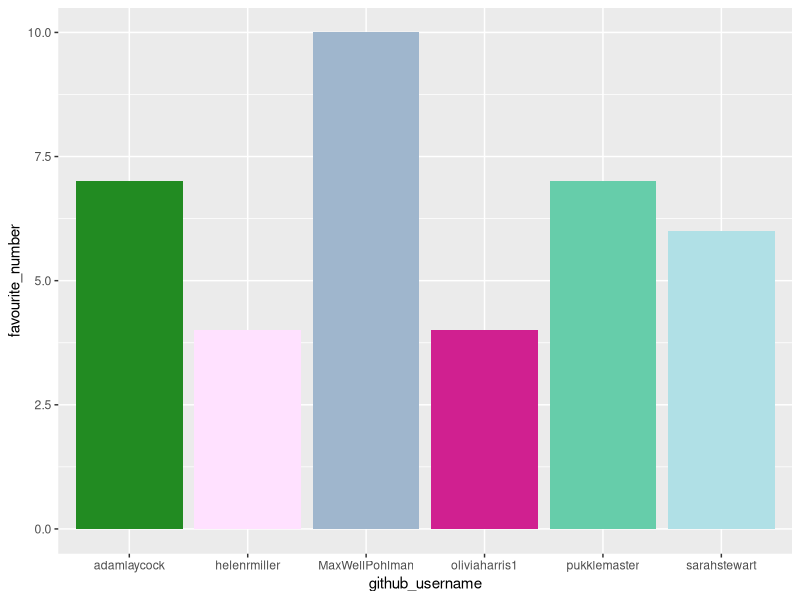
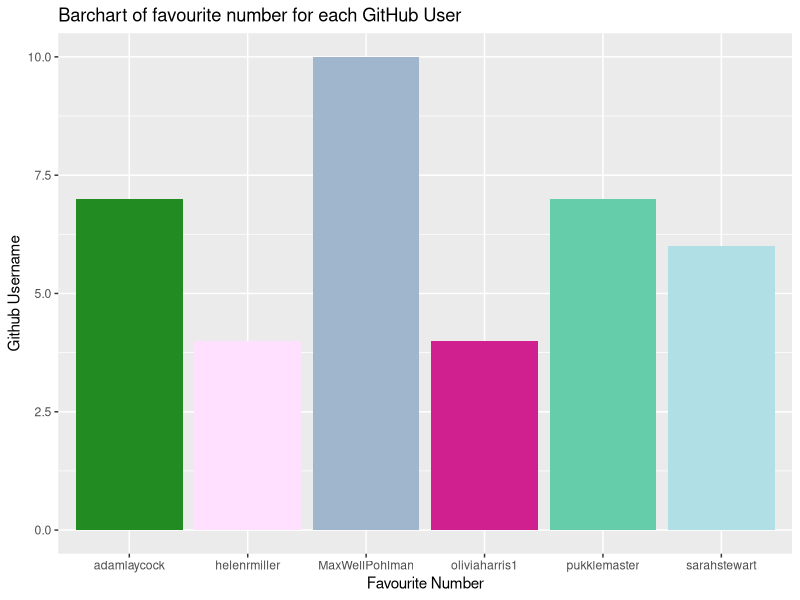
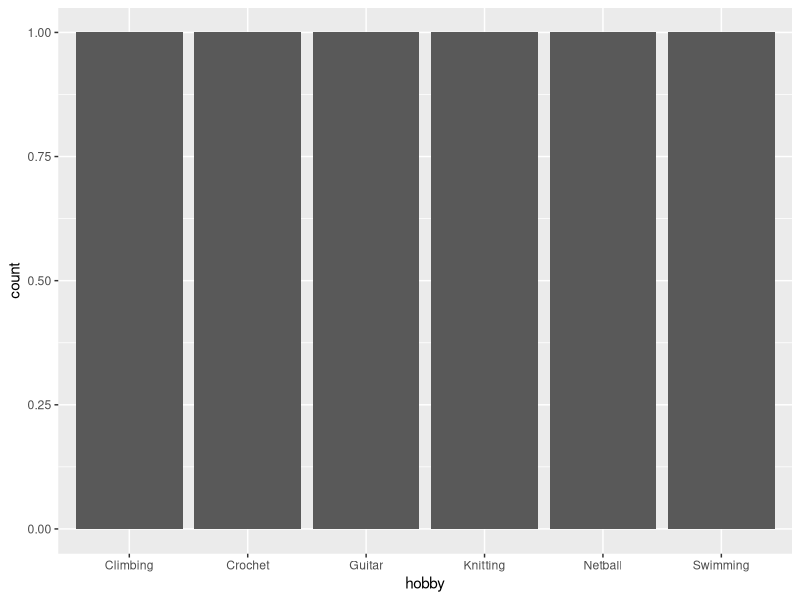
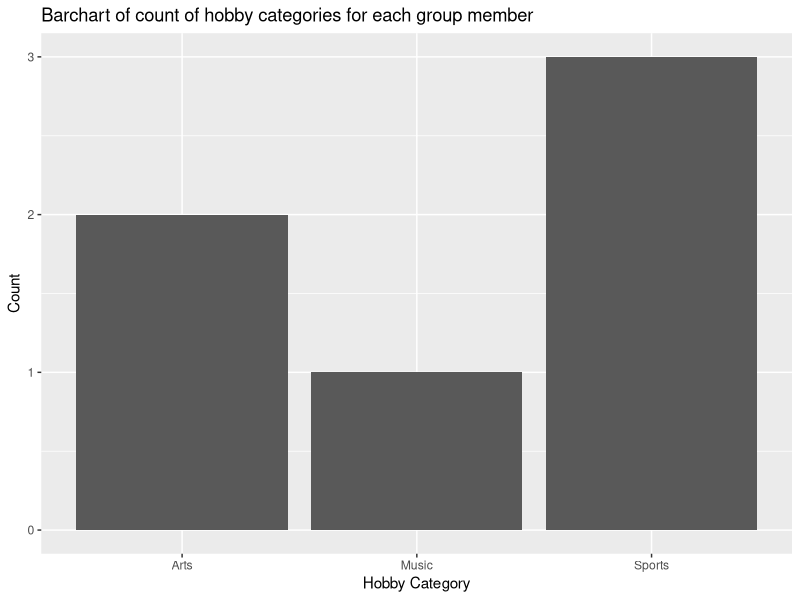

These charts were generated, in order, by the following R code:
## ---- chunk 1
library(tidyverse) 
## ---- chunk 2
team_data <- tibble(
  name = c("Andrew", "Helen", "Adam", 
           "Max", "Sarah", "Liv"),
  github_username = c("pukklemaster", "helenrmiller", "adamlaycock", 
                      "MaxWellPohlman", "sarahstewart", "oliviaharris1"), 
  colour = c("mediumaquamarine", "thistle1", "forestgreen", 
             "slategray3", "powderblue", "violetred"),
  hobby = c("Knitting", "Crochet", "Guitar", 
            "Climbing", "Swimming", "Netball"),
  favourite_number = c(7, 4, 7, 10, 6, 4),
  hobby_category = c("Arts", "Arts", "Music", "Sports", "Sports", "Sports")
  )

team_data
## ---- chunk 3
p1 <- ggplot(data = team_data, 
             mapping = aes(x = github_username, 
                           y = favourite_number,
                           fill = colour), 
             ) +
   geom_col() +
   scale_fill_identity()
p1
## ---- chunk 4
p1 + labs(x = "Favourite Number", 
          y = "Github Username",
          title = "Barchart of favourite number for each GitHub User")
## ---- chunk 5
p2 <- ggplot(team_data, aes(x = hobby)) +
  geom_bar()
p2
## ---- chunk 6
p3 <- ggplot(team_data, aes(x = hobby_category)) + geom_bar()
p3 + labs(x = "Hobby Category", 
          y = "Count",
          title = "Barchart of count of hobby categories for each group member")
